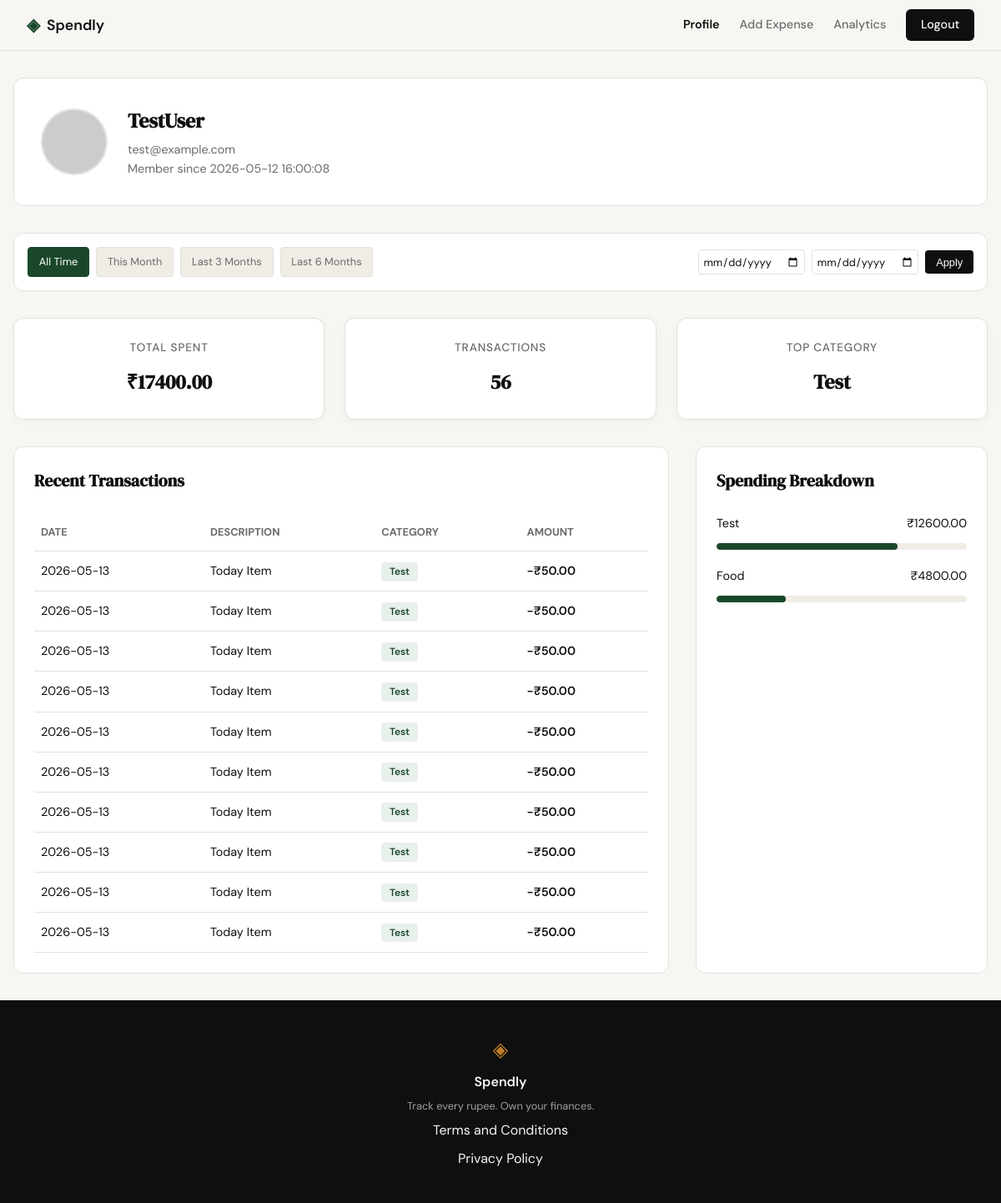
/profile (signed in), run on the app's committed database.
### tables this page shows
CREATE TABLE users (
            id INTEGER PRIMARY KEY AUTOINCREMENT,
            name TEXT NOT NULL,
            email TEXT UNIQUE NOT NULL,
            password_hash TEXT NOT NULL,
            created_at TEXT DEFAULT (datetime('now'))
        );

CREATE TABLE expenses (
            id INTEGER PRIMARY KEY AUTOINCREMENT,
            user_id INTEGER NOT NULL,
            amount REAL NOT NULL,
            category TEXT NOT NULL,
            date TEXT NOT NULL,
            description TEXT,
            created_at TEXT DEFAULT (datetime('now')),
            FOREIGN KEY (user_id) REFERENCES users (id)
        );

### app.py (the view)
@app.route("/profile")
@login_required
def profile():
    user_id = session.get("user_id")
    date_from = request.args.get("date_from")
    date_to = request.args.get("date_to")
    def validate_date(d):
        if not d: return None
        try:
            return datetime.strptime(d, "%Y-%m-%d").date().isoformat()
        except ValueError:
            return None
    date_from = validate_date(date_from)
    date_to = validate_date(date_to)
    if date_from and date_to and date_from > date_to:
        flash("Start date must be before end date.")
        date_from = date_to = None
    db = get_db()
    user_row = db.execute(
        "SELECT name, email, created_at FROM users WHERE id = ?",
        (user_id,)
    ).fetchone()
    stats_row = get_summary_stats(user_id, date_from, date_to)
    total_spent_val = stats_row["total_spent"] if stats_row and stats_row["total_spent"] is not None else 0.0
    transaction_count = stats_row["transaction_count"] if stats_row else 0
    categories_rows = get_category_breakdown(user_id, date_from, date_to)
    category_breakdown = []
    top_category = "N/A"
    for i, row in enumerate(categories_rows):
        category = row["category"]
        amount = row["total"]
        percentage = (amount / total_spent_val * 100) if total_spent_val > 0 else 0
        if i == 0:
            top_category = category
        category_breakdown.append({
            "category": category,
            "amount": f"₹{amount:.2f}",
            "percentage": round(percentage, 1)
        })
    transactions_rows = get_recent_transactions(user_id, date_from=date_from, date_to=date_to)
    user_profile = {
        "user": {
            "name": user_row["name"],
            "email": user_row["email"],
            "join_date": user_row["created_at"],
            "avatar": f"https://api.dicebear.com/7.x/avataaars/svg?seed={user_row['name']}"
        },
        "stats": {
            "total_spent": f"₹{total_spent_val:.2f}",
            "transaction_count": transaction_count,
            "top_category": top_category
        },
        "category_breakdown": category_breakdown,
        "transactions": [
            {
                "date": row["date"],
                "description": row["description"],
                "category": row["category"],
                "amount": f"-₹{row['amount']:.2f}"
            }
            for row in transactions_rows
        ]
    }
    today = date.today()
    this_month_start = today.replace(day=1).isoformat()
    this_month_end = today.isoformat()
    last_3m_start = (today - relativedelta(months=3)).isoformat()
    last_3m_end = today.isoformat()
    last_6m_start = (today - relativedelta(months=6)).isoformat()
    last_6m_end = today.isoformat()
    return render_template(
        "profile.html",
        profile=user_profile,
        date_from=date_from,
        date_to=date_to,
        this_month_start=this_month_start,
        this_month_end=this_month_end,
        last_3m_start=last_3m_start,
        last_3m_end=last_3m_end,
        last_6m_start=last_6m_start,
        last_6m_end=last_6m_end
    )

### app.py (called while the page is built)
def login_required(f):
    @wraps(f)
    def decorated_function(*args, **kwargs):
        if session.get("user_id") is None:
            return redirect(url_for("login"))
        return f(*args, **kwargs)
    return decorated_function

### database/db.py (called while the page is built)
def get_db():
    if 'db' not in g:
        g.db = sqlite3.connect(current_app.config['DATABASE'])
        g.db.row_factory = sqlite3.Row
        g.db.execute("PRAGMA foreign_keys = ON")
    return g.db

### database/queries.py (called while the page is built)
def get_summary_stats(user_id, date_from=None, date_to=None):
    db = get_db()
    query = "SELECT SUM(amount) as total_spent, COUNT(id) as transaction_count FROM expenses WHERE user_id = ?"
    params = [user_id]
    if date_from and date_to:
        query += " AND date BETWEEN ? AND ?"
        params.extend([date_from, date_to])
    row = db.execute(query, params).fetchone()
    return row

def get_recent_transactions(user_id, limit=10, date_from=None, date_to=None):
    db = get_db()
    query = "SELECT date, description, category, amount FROM expenses WHERE user_id = ?"
    params = [user_id]
    if date_from and date_to:
        query += " AND date BETWEEN ? AND ?"
        params.extend([date_from, date_to])
    query += " ORDER BY date DESC LIMIT ?"
    params.append(limit)
    rows = db.execute(query, params).fetchall()
    return rows

def get_category_breakdown(user_id, date_from=None, date_to=None):
    db = get_db()
    query = "SELECT category, SUM(amount) as total FROM expenses WHERE user_id = ?"
    params = [user_id]
    if date_from and date_to:
        query += " AND date BETWEEN ? AND ?"
        params.extend([date_from, date_to])
    query += " GROUP BY category ORDER BY total DESC"
    rows = db.execute(query, params).fetchall()
    return rows

### templates/profile.html (shortened to what this page needs)
{% extends "base.html" %}
{% block content %}
<link rel="stylesheet" href="{{ url_for('static', filename='css/profile.css') }}">
<div class="profile-container">
    <div class="profile-header-card">
        <img src="{{ profile.user.avatar }}" alt="User Avatar" class="profile-avatar">
        <div class="profile-info">
            <h2>{{ profile.user.name }}</h2>
            <p>{{ profile.user.email }}</p>
            <p>Member since {{ profile.user.join_date }}</p>
        </div>
    </div>
    <div class="filter-bar">
        <div class="filter-presets">
            <a href="{{ url_for('profile', date_from='', date_to='') }}"
               class="preset-btn {{ 'active' if not date_from and not date_to }}">All Time</a>
            <a href="{{ url_for('profile', date_from=this_month_start, date_to=this_month_end) }}"
               class="preset-btn {{ 'active' if date_from == this_month_start and date_to == this_month_end }}">This Month</a>
            <a href="{{ url_for('profile', date_from=last_3m_start, date_to=last_3m_end) }}"
               class="preset-btn {{ 'active' if date_from == last_3m_start and date_to == last_3m_end }}">Last 3 Months</a>
            <a href="{{ url_for('profile', date_from=last_6m_start, date_to=last_6m_end) }}"
               class="preset-btn {{ 'active' if date_from == last_6m_start and date_to == last_6m_end }}">Last 6 Months</a>
        </div >
        <form class="custom-range" method="GET" action="{{ url_for('profile') }}">
            <input type="date" name="date_from" value="{{ date_from or '' }}" placeholder="From">
            <input type="date" name="date_to" value="{{ date_to or '' }}" placeholder="To">
            <button type="submit" class="apply-btn">Apply</button>
        </form>
    </div>
    <div class="stats-grid">
        <div class="stat-card">
            <span class="stat-label">Total Spent</span>
            <span class="stat-value">{{ profile.stats.total_spent }}</span>
        </div>
        <div class="stat-card">
            <span class="stat-label">Transactions</span>
            <span class="stat-value">{{ profile.stats.transaction_count }}</span>
        </div>
        <div class="stat-card">
            <span class="stat-label">Top Category</span>
            <span class="stat-value">{{ profile.stats.top_category }}</span>
        </div>
    </div>
    <div class="dashboard-grid">
        <div class="data-card">
            <h3 class="card-title">Recent Transactions</h3>
            <table class="transaction-table">
                <thead>
                    <tr>
                        <th>Date</th>
                        <th>Description</th>
                        <th>Category</th>
                        <th>Amount</th>
                    </tr>
                </thead>
                <tbody>
                    {% for tx in profile.transactions %}
                    <tr>
                        <td>{{ tx.date }}</td>
                        <td>{{ tx.description }}</td>
                        <td><span class="category-badge">{{ tx.category }}</span></td>
                        <td class="amount-neg">{{ tx.amount }}</td>
                    </tr>
                    {% endfor %}
                </tbody>
            </table>
        </div>
        <div class="data-card">
            <h3 class="card-title">Spending Breakdown</h3>
            <div class="category-list">
                {% for cat in profile.category_breakdown %}
                <div class="category-item">
                    <div class="category-info">
                        <span>{{ cat.category }}</span>
                        <span>{{ cat.amount }}</span>
                    </div>
                    <div class="category-bar-container">
                        <div class="category-bar" style="width: {{ cat.percentage }}%;"></div>
                    </div>
                </div>
                {% endfor %}
            </div>
        </div>
    </div>
</div>
{% endblock %}

### static/css/style.css (style rules this page uses)
:root { --ink: #0f0f0f; --ink-soft: #2d2d2d; --ink-muted: #6b6b6b; --ink-faint: #a0a0a0; --paper: #f7f6f3; --paper-warm: #f0ede6; --paper-card: #ffffff; --accent: #1a472a; --accent-light: #e8f0eb; --accent-2: #c17f24; --accent-2-light: #fdf3e3; --danger: #c0392b; --danger-light: #fdecea; --border: #e4e1da; --border-soft: #eeebe4; --font-display: 'DM Serif Display', Georgia, serif; --font-body: 'DM Sans', system-ui, sans-serif; --max-width: 1200px; --auth-width: 440px; --radius-sm: 6px; --radius-md: 12px; --radius-lg: 20px; }
*, *::before, *::after { box-sizing: border-box; margin: 0; padding: 0; }
html { font-size: 16px; scroll-behavior: smooth; }
body { background: var(--paper); color: var(--ink); font-family: var(--font-body); font-size: 1rem; line-height: 1.6; -webkit-font-smoothing: antialiased; }
a { color: inherit; text-decoration: none; }
.stat-card { background: var(--paper-card); border-radius: var(--radius-md); padding: 1rem; display: flex; flex-direction: column; gap: 0.25rem; box-shadow: 0 2px 8px rgba(0,0,0,0.04); }
.stat-label { font-size: 0.7rem; font-weight: 500; color: var(--ink-muted); text-transform: uppercase; letter-spacing: 0.04em; }
.stat-value { font-family: var(--font-display); font-size: 1.1rem; color: var(--ink); }
.category-bar { height: 100%; border-radius: 999px; transition: width 0.6s ease; }

### static/css/profile.css (style rules this page uses)
.filter-bar { background: var(--paper-card); border: 1px solid var(--border); border-radius: var(--radius-md); padding: 1rem; margin-bottom: 2rem; display: flex; flex-wrap: wrap; align-items: center; justify-content: space-between; gap: 1rem; }
.filter-presets { display: flex; gap: 0.5rem; flex-wrap: wrap; }
.preset-btn { padding: 0.4rem 0.8rem; border: 1px solid var(--border); border-radius: 4px; background: var(--paper-warm); color: var(--ink-muted); text-decoration: none; font-size: 0.8rem; transition: all 0.2s ease; }
.preset-btn.active { background: var(--accent); color: white; border-color: var(--accent); }
.custom-range { display: flex; align-items: center; gap: 0.5rem; }
.custom-range input { padding: 0.3rem; border: 1px solid var(--border); border-radius: 4px; font-size: 0.8rem; color: var(--ink); background-color: var(--paper-card); font-family: inherit; }
.apply-btn { padding: 0.4rem 0.8rem; background: var(--ink); color: white; border: none; border-radius: 4px; cursor: pointer; font-size: 0.8rem; }

### data on the page
users: user.name "TestUser", user.email "test@example.com", user.join_date "2026-05-12 16:00:08"
expenses: date "2026-05-13", description "Today Item", category "Test", amount "-₹50.00"
expenses: date "2026-05-13", description "Today Item", category "Test", amount "-₹50.00"
expenses: date "2026-05-13", description "Today Item", category "Test", amount "-₹50.00"
expenses: date "2026-05-13", description "Today Item", category "Test", amount "-₹50.00"
expenses: date "2026-05-13", description "Today Item", category "Test", amount "-₹50.00"
expenses: date "2026-05-13", description "Today Item", category "Test", amount "-₹50.00"
expenses: date "2026-05-13", description "Today Item", category "Test", amount "-₹50.00"
expenses: date "2026-05-13", description "Today Item", category "Test", amount "-₹50.00"
expenses: date "2026-05-13", description "Today Item", category "Test", amount "-₹50.00"
expenses: date "2026-05-13", description "Today Item", category "Test", amount "-₹50.00"

### other printed values
{{ profile.stats.total_spent }} "₹17400.00"
{{ profile.stats.transaction_count }} "56"
{{ profile.stats.top_category }} "Test"
{{ cat.category }} "Test" "Food"
{{ cat.amount }} "₹12600.00" "₹4800.00"
